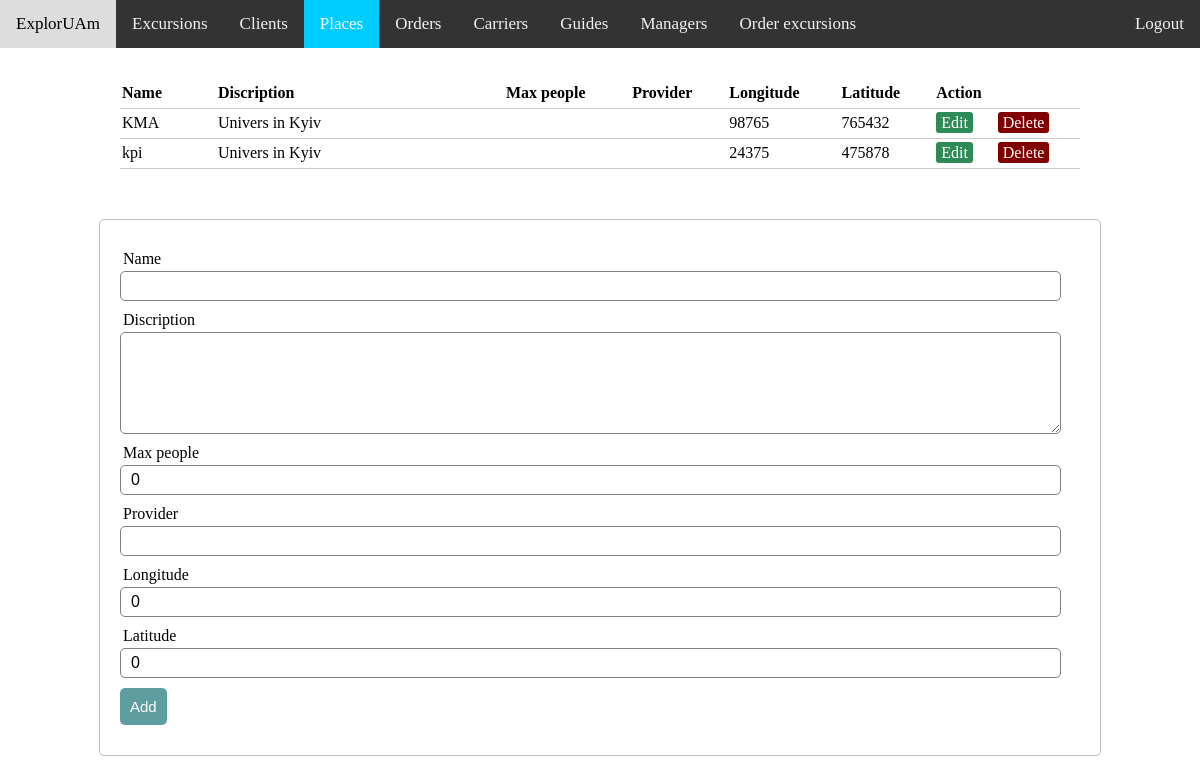
The app's page /admin_view/places.php with its own data.
### tables this page shows
CREATE TABLE IF NOT EXISTS `places` (
  `id_place` int(11) NOT NULL AUTO_INCREMENT,
  `name_place` varchar(30) NOT NULL,
  `discrip_place` varchar(300) NOT NULL,
  `max_people_place` int(11) DEFAULT NULL,
  `provider` varchar(50) DEFAULT NULL,
  `longitude` float NOT NULL,
  `latitude` float NOT NULL,
  PRIMARY KEY (`id_place`)
);

### admin_view/server_ex_pl.php (called while the page is built, shortened)
<?php
	$update = false;
	$name_place= "";
	$max_people_place= 0;
	$provider= "";
	$longitude= 0;
	$latitude= 0;
?>

### admin_view/places.php (the view, shortened to what this page needs)
<?php  include('server_ex_pl.php');
?>
<html>
<head>
<link rel="stylesheet" href="adminstyle.css">
</head>
<body>
<div class="topnav"> <a class="hover">ExplorUAm</a>
  <a href="excursions.php">Excursions</a>
  <a href="clients.php">Clients</a>
  <a class="active" href="places.php">Places</a>
  <a href="orders.php">Orders</a>
  <a href="carriers.php">Carriers</a>
  <a href="guides.php">Guides</a>
  <a href="managers.php">Managers</a>
  <a href="order_excursions.php">Order excursions</a>
  <a href="../logout.php" style="float:right"> Logout </a>
</div>
<?php $results = mysqli_query($db, "SELECT * FROM places"); ?>
<table>
  <thead>
    <tr>
      <th>Name</th>
      <th>Discription</th>
      <th>Max people</th>
      <th>Provider</th>
      <th>Longitude</th>
      <th>Latitude</th>
      <th colspan="2">Action</th>
    </tr>
  </thead>
  <?php while ($row = mysqli_fetch_array($results)) { ?>
    <tr>
      <td class="name"><?php echo $row['name_place']; ?></td>
      <td class="des"><?php echo $row['discrip_place']; ?></td>
      <td><?php echo $row['max_people_place']; ?></td>
      <td><?php echo $row['provider']; ?></td>
      <td><?php echo $row['longitude']; ?></td>
      <td><?php echo $row['latitude']; ?></td>
      <td>
        <a href="places.php?edit_pl=<?php echo $row['id_place']; ?>" class="edit_btn" >Edit</a>
      </td>
      <td>
        <a href="server_ex_pl.php?del_pl=<?php echo $row['id_place']; ?>" class="del_btn">Delete</a>
      </td>
    </tr>
  <?php } ?>
</table>
  <form method="post" action="server_ex_pl.php" >
    <div class="input-group">
      <label>Name</label>
      <input type="text" name="name" value="<?php echo $name_place; ?>">
    </div>
    <div class="input-group" >
      <label>Discription</label>
      <textarea name="discrip" rows="5"><?php echo $discrip_place; ?></textarea>
    </div>
    <div class="input-group">
      <label>Max people</label>
      <input type="text" name="max" value="<?php echo $max_people_place; ?>">
    </div>
    <div class="input-group">
      <label>Provider</label>
      <input type="text" name="provider" value="<?php echo $provider; ?>">
    </div>
    <div class="input-group">
      <label>Longitude</label>
      <input type="text" name="long" value="<?php echo $longitude; ?>">
    </div>
    <div class="input-group">
      <label>Latitude</label>
      <input type="text" name="lat" value="<?php echo $latitude; ?>">
    </div>
    <div class="input-group">
      <?php if ($update == true): ?>
      <button class="btn" type="submit" name="update_pl" style="background: #ddd;" >Update</button>
      <?php else: ?>
      <button class="btn" type="submit" name="save_pl" >Add</button>
      <?php endif ?>
    </div>
  </form>
</body>
</html>

### admin_view/adminstyle.css (style rules this page uses)
body { margin: 0; }
.topnav { overflow: hidden; background-color: #333; }
.topnav a { float: left; color: #f2f2f2; text-align: center; padding: 14px 16px; text-decoration: none; font-size: 17px; }
.topnav a.hover { background-color: #ddd; color: black; }
.topnav a.active { background-color: #00CCFF; color: white; }
textarea { width: 98%; padding: 5px 10px; font-size: 16px; border-radius: 5px; border: 1px solid gray; }
table { width: 80%; margin: 30px auto; border-collapse: collapse; text-align: left; }
tr { border-bottom: 1px solid #cbcbcb; }
th, td { border: none; height: 30px; padding: 2px; }
td.name { width: 10%; }
td.des { width: 30%; }
form { width: 80%; margin: 50px auto; text-align: left; padding: 20px; border: 1px solid #bbbbbb; border-radius: 5px; }
.input-group { margin: 10px 0px 10px 0px; }
.input-group label { display: block; text-align: left; margin: 3px; }
.input-group input { height: 30px; width: 98%; padding: 5px 10px; font-size: 16px; border-radius: 5px; border: 1px solid gray; }
.btn { padding: 10px; font-size: 15px; color: white; background: #5F9EA0; border: none; border-radius: 5px; }
.edit_btn { text-decoration: none; padding: 2px 5px; background: #2E8B57; color: white; border-radius: 3px; }
.del_btn { text-decoration: none; padding: 2px 5px; color: white; border-radius: 3px; background: #800000; }

### records on screen
places: name_place "KMA", discrip_place "Univers in Kyiv", longitude "98765", latitude "765432"
places: name_place "kpi", discrip_place "Univers in Kyiv", longitude "24375", latitude "475878"
